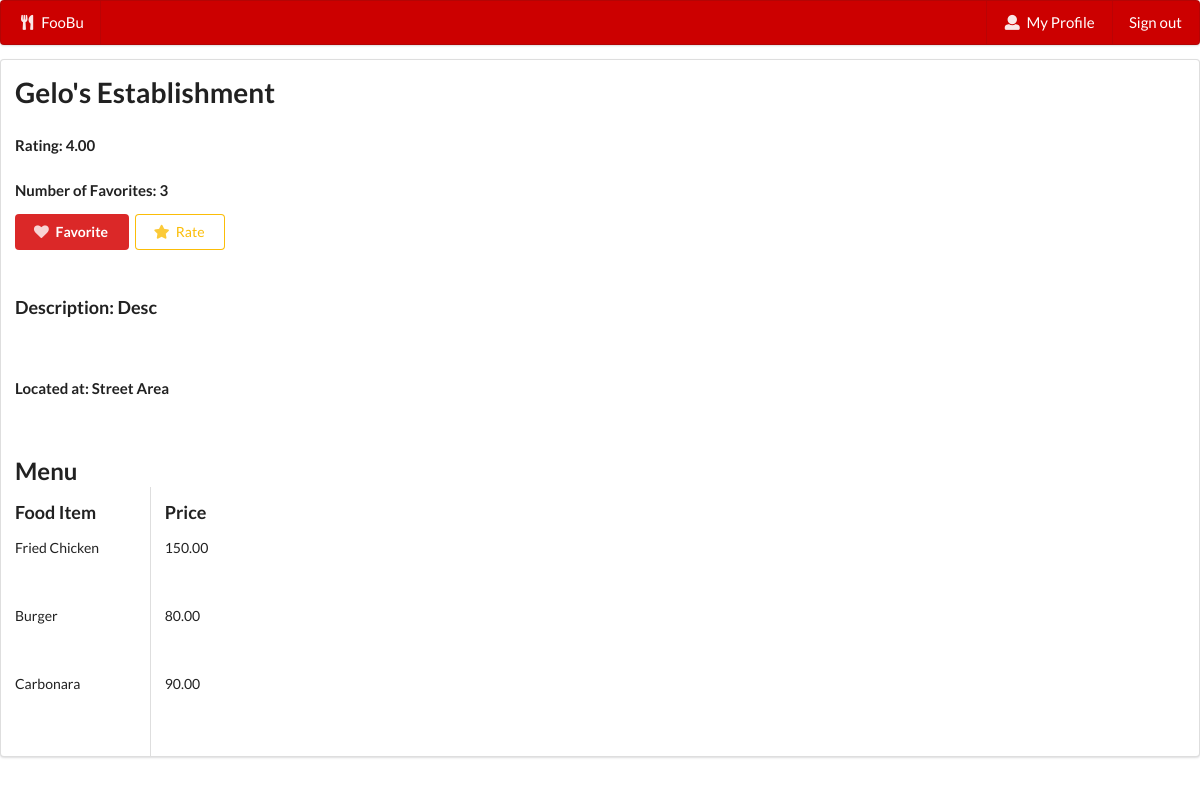
The page /foobu/est-1/ (signed in) on the database its author committed.
### food/models.py (models this page shows, shortened)
class Establishment(models.Model):
    id = models.AutoField(primary_key=True)
    owner = models.ForeignKey(RegisteredUser,blank=False,on_delete=models.CASCADE)
    name = models.TextField(blank=True)
    desc = models.TextField(blank=True)
    area = models.TextField(blank=True)
    street = models.TextField(blank=True)

class FoodItem(models.Model):
    id = models.AutoField(primary_key=True)
    name = models.TextField(blank=True)
    price = models.DecimalField(decimal_places=2,max_digits=10)
    est = models.ForeignKey(Establishment, blank=False, null=False, on_delete=models.CASCADE)

### food/views.py (the view)
# urls.py: path('est-<int:est_id>/', views.establishment, name="establishment"),
@login_required
def establishment(request,est_id):
    x = Establishment.objects.filter(id=est_id)[0]
    location = x.street + " " + x.area
    user = request.user
    is_owner = RegisteredUser.objects.filter(user=user)[0].is_owner
    owns = (user == x.owner.user)
    reg_user = RegisteredUser.objects.filter(user=user)
    rated = Rates.objects.filter(cus=reg_user[0], est=x).exists()
    faved = Favorites.objects.filter(cus=reg_user[0], est=x).exists()
    raters = len(Rates.objects.filter(est=x))
    rate = 0
    if raters !=0:
        for i in Rates.objects.filter(est=x):
            rate = rate + i.rating
        rate = rate/raters
    favs = len(Favorites.objects.filter(est=x))
    fooditems = FoodItem.objects.filter(est=x)
    return render(request,'food/establishment.html', {'est':x, 'loc':location, 'owner':is_owner, 'favorite':favs, 'rate':rate, 'fooditems':fooditems, 'owns':owns, 'rated':rated, 'faved':faved})

### food/templates/food/establishment.html (shortened to what this page needs)
{% extends "food/base.html" %}
{% block content %}
    <div class = "ui segment">
        <div class = "row">
            <h1>{{est.name}}</h1>
            {% if not owner%}
                <h4 style="border-color: gold">Rating: {{rate}}</h4>
                <h4 style="border-color: red">Number of Favorites: {{favorite}}</h4>
                {% if not faved %}
                    <a class = "ui red basic button" href="{% url 'favorite' est_id=est.id %}"><i class = "heart icon"></i>Add to Favorites</a>
                {% else %}
                    <a class = "ui red button" href="{% url 'favorite' est_id=est.id %}"><i class = "heart icon"></i>Favorite</a>
                {% endif %}
                {% if not rated %}
                    <a class = "ui yellow basic button" href="{% url 'addrating' est_id=est.id %}"><i class = "star icon"></i>Rate</a>
                {% else %}
                    <a class = "ui yellow button" href="{% url 'updaterating' est_id=est.id %}"><i class = "edit icon"></i>Change Rating</a>
                    <a class = "ui yellow button" href="{% url 'deleterating' est_id=est.id %}"><i class = "delete icon"></i>Delete Rating</a>
                {% endif %}
            {% endif %}
        </div>
        <br>
        <h3>Description: {{est.desc}}</h3>
        <br>
        <h4>Located at: {{loc}}</h4>
        <br>
        <h2>Menu
        </h2>
        <div class = "container">
            <div class = "ui two column divided grid">
                <div class = "two wide column">
                    <h3>Food Item</h3>
                    {% if fooditems %}
                        {% for item in fooditems%}
                            <p>{{ item.name }}</p>
                            <pre><br></pre>
                        {% endfor %}
                    {% else %}
                        <p> No Items Sold</p>
                    {% endif %}
                </div>
                <div class = "two wide column">
                    <h3>Price</h3>
                    {% if fooditems %}
                        {% for item in fooditems%}
                            {{ item.price }}
                            <pre><br></pre>
                        {% endfor %}
                    {% endif %}
                </div>
            </div>
        </div>
{% endblock %}

### rows shown on the page
Establishment: name "Gelo's Establishment", desc "Desc"
FoodItem: name "Fried Chicken", price "150.00"
FoodItem: name "Burger", price "80.00"
FoodItem: name "Carbonara", price "90.00"

### other values the page prints
{{ rate }} "4.00"
{{ favorite }} "3"
{{ loc }} "Street Area"
